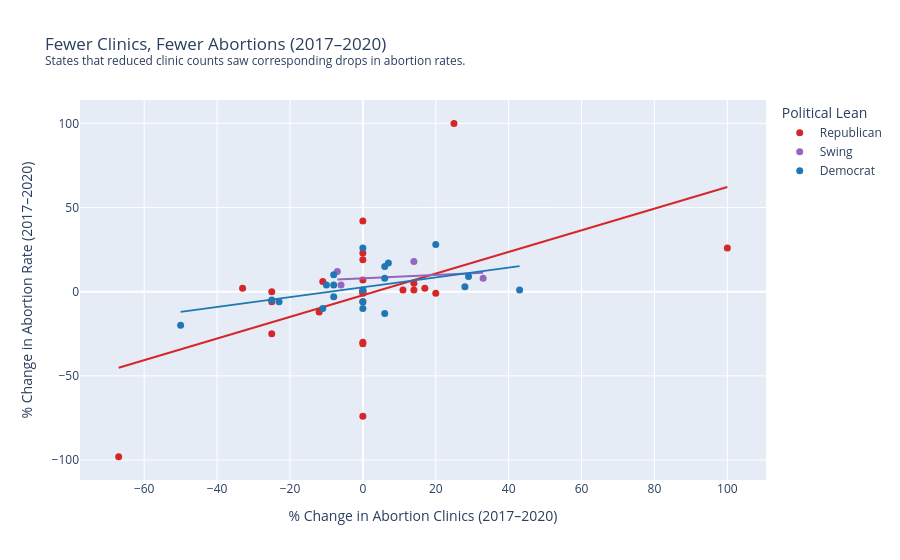

The code cell stored with this chart in its notebook:
### Markdown cell above
Chart 4: Abortion Rate by Political Lean (Anti-Access)

This box plot compares abortion rates per 1,000 women aged 15-44 across political lean groups, using the residence-based rate, which counts abortions obtained by a state's residents regardless of where they physically went. Even after accounting for out-of-state travel, Republican states show a substantially lower median abortion rate than Democratic states. From an anti-access perspective, this is evidence that restrictions achieve their stated goal: reducing the overall number of abortions among a state's population. Swing states fall in between, consistent with their mixed policy environments. The individual state dots (jittered points) show that the pattern holds broadly across the distribution, not just at the median.

### Code cell
col_x4 = "% change in the no. of abortion clinics, 2017-2020"
col_y4 = "% change in abortion rate, 2017-2020"

fig4 = px.scatter(
    df,
    x=col_x4,
    y=col_y4,
    color="political_lean",
    color_discrete_map=color_map,
    #text="abbr",
    trendline="ols",
    hover_name="U.S. State",
    hover_data={col_x4: True, col_y4: True, "abbr": False},
    title=(
        "Fewer Clinics, Fewer Abortions (2017-2020)<br>"
        "<sup>States that reduced clinic counts saw corresponding drops in abortion rates.</sup> "
    ),
    labels={
        col_x4: "% Change in Abortion Clinics (2017-2020)",
        col_y4: "% Change in Abortion Rate (2017-2020)",
        "political_lean": "Political Lean",
    },
)
fig4.update_traces(textposition="top center", marker=dict(size=7))
fig4.show()

### Figure 1 — Plotly figure (JSON) as saved in the notebook; plotly's stock layout.template omitted (floating-point values rounded to 4 significant figures)
{"data": [{"customdata": [["AL"], ["AK"], ["AR"], ["FL"], ["ID"], ["IN"], ["IA"], ["KS"], ["KY"], ["LA"], ["MS"], ["MO"], ["MT"], ["NE"], ["NC"], ["ND"], ["OH"], ["OK"], ["SC"], ["SD"], ["TN"], ["TX"], ["UT"], ["WV"], ["WY"]], "hovertemplate": "<b>%{hovertext}</b><br><br>Political Lean=Republican<br>% Change in Abortion Clinics (2017–2020)=%{x}<br>% Change in Abortion Rate (2017–2020)=%{y}<extra></extra>", "hovertext": ["Alabama", "Alaska", "Arkansas", "Florida", "Idaho", "Indiana", "Iowa", "Kansas", "Kentucky", "Louisiana", "Mississippi", "Missouri", "Montana", "Nebraska", "North Carolina", "North Dakota", "Ohio", "Oklahoma", "South Carolina", "South Dakota", "Tennessee", "Texas", "Utah", "West Virginia", "Wyoming"], "legendgroup": "Republican", "marker": {"color": "#d62728", "size": 7, "symbol": "circle"}, "mode": "markers", "name": "Republican", "orientation": "v", "showlegend": true, "textposition": "top center", "type": "scatter", "x": [0, 0, -33, -11, 0, 17, -25, 0, 100, -25, 0, -67, 20, 0, 14, 0, 11, 25, -25, 0, -12, 14, 0, 0, 0], "xaxis": "x", "y": [-6, 0, 2, 6, 23, 2, -6, 19, 26, -25, 42, -98, -1, 7, 5, -1, 1, 100, 0, -74, -12, 1, 0, -30, -31], "yaxis": "y"}, {"hovertemplate": "<b>OLS trendline</b><br>% change in abortion rate, 2017-2020 = 0.643041 * % change in the no. of abortion clinics, 2017-2020 + -2.07716<br>R<sup>2</sup>=0.259579<br><br>Political Lean=Republican<br>% Change in Abortion Clinics (2017–2020)=%{x}<br>% Change in Abortion Rate (2017–2020)=%{y} <b>(trend)</b><extra></extra>", "legendgroup": "Republican", "marker": {"color": "#d62728", "size": 7, "symbol": "circle"}, "mode": "lines", "name": "Republican", "showlegend": false, "textposition": "top center", "type": "scatter", "x": [-67, -33, -25, -25, -25, -12, -11, 0, 0, 0, 0, 0, 0, 0, 0, 0, 0, 0, 11, 14, 14, 17, 20, 25, 100], "xaxis": "x", "y": [-45.16, -23.3, -18.15, -18.15, -18.15, -9.794, -9.151, -2.077, -2.077, -2.077, -2.077, -2.077, -2.077, -2.077, -2.077, -2.077, -2.077, -2.077, 4.996, 6.925, 6.925, 8.855, 10.78, 14.0, 62.23], "yaxis": "y"}, {"customdata": [["AZ"], ["GA"], ["MI"], ["PA"], ["WI"]], "hovertemplate": "<b>%{hovertext}</b><br><br>Political Lean=Swing<br>% Change in Abortion Clinics (2017–2020)=%{x}<br>% Change in Abortion Rate (2017–2020)=%{y}<extra></extra>", "hovertext": ["Arizona", "Georgia", "Michigan", "Pennsylvania", "Wisconsin"], "legendgroup": "Swing", "marker": {"color": "#9467bd", "size": 7, "symbol": "circle"}, "mode": "markers", "name": "Swing", "orientation": "v", "showlegend": true, "textposition": "top center", "type": "scatter", "x": [0, -7, 14, -6, 33], "xaxis": "x", "y": [1, 12, 18, 4, 8], "yaxis": "y"}, {"hovertemplate": "<b>OLS trendline</b><br>% change in abortion rate, 2017-2020 = 0.10151 * % change in the no. of abortion clinics, 2017-2020 + 7.90973<br>R<sup>2</sup>=0.065483<br><br>Political Lean=Swing<br>% Change in Abortion Clinics (2017–2020)=%{x}<br>% Change in Abortion Rate (2017–2020)=%{y} <b>(trend)</b><extra></extra>", "legendgroup": "Swing", "marker": {"color": "#9467bd", "size": 7, "symbol": "circle"}, "mode": "lines", "name": "Swing", "showlegend": false, "textposition": "top center", "type": "scatter", "x": [-7, -6, 0, 14, 33], "xaxis": "x", "y": [7.199, 7.301, 7.91, 9.331, 11.26], "yaxis": "y"}, {"customdata": [["CA"], ["CO"], ["CT"], ["DE"], ["HI"], ["IL"], ["ME"], ["MD"], ["MA"], ["MN"], ["NV"], ["NH"], ["NJ"], ["NM"], ["NY"], ["OR"], ["RI"], ["VT"], ["VA"], ["WA"]], "hovertemplate": "<b>%{hovertext}</b><br><br>Political Lean=Democrat<br>% Change in Abortion Clinics (2017–2020)=%{x}<br>% Change in Abortion Rate (2017–2020)=%{y}<extra></extra>", "hovertext": ["California", "Colorado", "Connecticut", "Delaware", "Hawaii", "Illinois", "Maine", "Maryland", "Massachusetts", "Minnesota", "Nevada", "New Hampshire", "New Jersey", "New Mexico", "New York", "Oregon", "Rhode Island", "Vermont", "Virginia", "Washington"], "legendgroup": "Democrat", "marker": {"color": "#1f77b4", "size": 7, "symbol": "circle"}, "mode": "markers", "name": "Democrat", "orientation": "v", "showlegend": true, "textposition": "top center", "type": "scatter", "x": [7, 28, -23, -25, 0, 20, 6, -8, -11, 43, 29, 0, -10, 0, -8, 6, -50, 0, 6, -8], "xaxis": "x", "y": [17, 3, -6, -5, 1, 28, 15, 4, -10, 1, 9, -10, 4, 26, 10, -13, -20, -6, 8, -3], "yaxis": "y"}, {"hovertemplate": "<b>OLS trendline</b><br>% change in abortion rate, 2017-2020 = 0.292265 * % change in the no. of abortion clinics, 2017-2020 + 2.62077<br>R<sup>2</sup>=0.230833<br><br>Political Lean=Democrat<br>% Change in Abortion Clinics (2017–2020)=%{x}<br>% Change in Abortion Rate (2017–2020)=%{y} <b>(trend)</b><extra></extra>", "legendgroup": "Democrat", "marker": {"color": "#1f77b4", "size": 7, "symbol": "circle"}, "mode": "lines", "name": "Democrat", "showlegend": false, "textposition": "top center", "type": "scatter", "x": [-50, -25, -23, -11, -10, -8, -8, -8, 0, 0, 0, 0, 6, 6, 6, 7, 20, 28, 29, 43], "xaxis": "x", "y": [-11.99, -4.686, -4.101, -0.5941, -0.3019, 0.2827, 0.2827, 0.2827, 2.621, 2.621, 2.621, 2.621, 4.374, 4.374, 4.374, 4.667, 8.466, 10.8, 11.1, 15.19], "yaxis": "y"}], "layout": {"legend": {"title": {"text": "Political Lean"}, "tracegroupgap": 0}, "title": {"text": "Fewer Clinics, Fewer Abortions (2017–2020)<br><sup>States that reduced clinic counts saw corresponding drops in abortion rates.</sup> "}, "xaxis": {"anchor": "y", "domain": [0, 1], "title": {"text": "% Change in Abortion Clinics (2017–2020)"}}, "yaxis": {"anchor": "x", "domain": [0, 1], "title": {"text": "% Change in Abortion Rate (2017–2020)"}}}}
